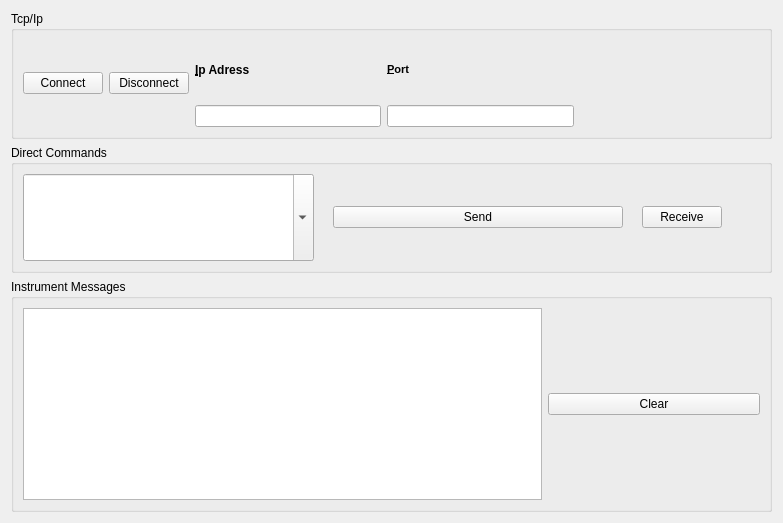
<?xml version="1.0" encoding="UTF-8"?>
<ui version="4.0">
 <class>SetupTab</class>
 <widget class="QWidget" name="SetupTab">
  <property name="geometry">
   <rect>
    <x>0</x>
    <y>0</y>
    <width>783</width>
    <height>523</height>
   </rect>
  </property>
  <property name="windowTitle">
   <string>Form</string>
  </property>
  <layout class="QVBoxLayout" name="verticalLayout">
   <item>
    <widget class="QGroupBox" name="gbTcIp">
     <property name="title">
      <string>Tcp/Ip</string>
     </property>
     <layout class="QHBoxLayout" name="loTcIpGroup">
      <item>
       <layout class="QHBoxLayout" name="loConnect">
        <item>
         <widget class="QPushButton" name="connectButton">
          <property name="text">
           <string>Connect</string>
          </property>
          <property name="icon">
           <iconset resource="../VfpResources.qrc">
            <normaloff>:/root/images/Images/icons8-connect-64.png</normaloff>:/root/images/Images/icons8-connect-64.png</iconset>
          </property>
         </widget>
        </item>
        <item>
         <widget class="QPushButton" name="disconnectButton">
          <property name="text">
           <string>Disconnect</string>
          </property>
          <property name="icon">
           <iconset resource="../VfpResources.qrc">
            <normaloff>:/root/images/Images/icons8-disconnected-64.png</normaloff>:/root/images/Images/icons8-disconnected-64.png</iconset>
          </property>
         </widget>
        </item>
       </layout>
      </item>
      <item>
       <layout class="QVBoxLayout" name="loAdress">
        <property name="topMargin">
         <number>0</number>
        </property>
        <property name="bottomMargin">
         <number>0</number>
        </property>
        <item>
         <widget class="QLabel" name="lbIpAdress">
          <property name="font">
           <font>
            <weight>75</weight>
            <bold>true</bold>
           </font>
          </property>
          <property name="text">
           <string>&amp;Ip Adress</string>
          </property>
          <property name="buddy">
           <cstring>editIpAdress</cstring>
          </property>
         </widget>
        </item>
        <item>
         <widget class="QLineEdit" name="editIpAdress"/>
        </item>
       </layout>
      </item>
      <item>
       <layout class="QVBoxLayout" name="loPort">
        <property name="topMargin">
         <number>0</number>
        </property>
        <property name="bottomMargin">
         <number>0</number>
        </property>
        <item>
         <widget class="QLabel" name="lbPort">
          <property name="font">
           <font>
            <pointsize>8</pointsize>
            <weight>75</weight>
            <bold>true</bold>
           </font>
          </property>
          <property name="text">
           <string>&amp;Port</string>
          </property>
          <property name="buddy">
           <cstring>editPort</cstring>
          </property>
         </widget>
        </item>
        <item>
         <widget class="QLineEdit" name="editPort"/>
        </item>
       </layout>
      </item>
      <item>
       <spacer name="horizontalSpacer">
        <property name="orientation">
         <enum>Qt::Horizontal</enum>
        </property>
        <property name="sizeHint" stdset="0">
         <size>
          <width>40</width>
          <height>20</height>
         </size>
        </property>
       </spacer>
      </item>
     </layout>
    </widget>
   </item>
   <item>
    <widget class="QGroupBox" name="gbDirectCommands">
     <property name="sizePolicy">
      <sizepolicy hsizetype="Expanding" vsizetype="Preferred">
       <horstretch>0</horstretch>
       <verstretch>0</verstretch>
      </sizepolicy>
     </property>
     <property name="title">
      <string>Direct Commands</string>
     </property>
     <layout class="QHBoxLayout" name="horizontalLayout">
      <item>
       <widget class="QComboBox" name="cmdCommandBox">
        <property name="sizePolicy">
         <sizepolicy hsizetype="Expanding" vsizetype="Preferred">
          <horstretch>0</horstretch>
          <verstretch>0</verstretch>
         </sizepolicy>
        </property>
        <property name="editable">
         <bool>true</bool>
        </property>
       </widget>
      </item>
      <item>
       <spacer name="horizontalSpacer_2">
        <property name="orientation">
         <enum>Qt::Horizontal</enum>
        </property>
        <property name="sizeType">
         <enum>QSizePolicy::Minimum</enum>
        </property>
        <property name="sizeHint" stdset="0">
         <size>
          <width>13</width>
          <height>20</height>
         </size>
        </property>
       </spacer>
      </item>
      <item>
       <widget class="QPushButton" name="sendButton">
        <property name="sizePolicy">
         <sizepolicy hsizetype="Expanding" vsizetype="Fixed">
          <horstretch>0</horstretch>
          <verstretch>0</verstretch>
         </sizepolicy>
        </property>
        <property name="text">
         <string>Send</string>
        </property>
        <property name="icon">
         <iconset resource="../VfpResources.qrc">
          <normaloff>:/Images/icons8-send-letter-100.png</normaloff>:/Images/icons8-send-letter-100.png</iconset>
        </property>
       </widget>
      </item>
      <item>
       <spacer name="horizontalSpacer_3">
        <property name="orientation">
         <enum>Qt::Horizontal</enum>
        </property>
        <property name="sizeType">
         <enum>QSizePolicy::Minimum</enum>
        </property>
        <property name="sizeHint" stdset="0">
         <size>
          <width>13</width>
          <height>20</height>
         </size>
        </property>
       </spacer>
      </item>
      <item>
       <widget class="QPushButton" name="receiveButton">
        <property name="text">
         <string>Receive</string>
        </property>
        <property name="icon">
         <iconset resource="../VfpResources.qrc">
          <normaloff>:/Images/icons8-info-128.png</normaloff>:/Images/icons8-info-128.png</iconset>
        </property>
       </widget>
      </item>
      <item>
       <spacer name="horizontalSpacer_4">
        <property name="orientation">
         <enum>Qt::Horizontal</enum>
        </property>
        <property name="sizeType">
         <enum>QSizePolicy::Fixed</enum>
        </property>
        <property name="sizeHint" stdset="0">
         <size>
          <width>38</width>
          <height>20</height>
         </size>
        </property>
       </spacer>
      </item>
     </layout>
    </widget>
   </item>
   <item>
    <widget class="QGroupBox" name="gbInstrumentBox">
     <property name="title">
      <string>Instrument Messages</string>
     </property>
     <layout class="QHBoxLayout" name="horizontalLayout_3">
      <item>
       <layout class="QHBoxLayout" name="horizontalLayout_2">
        <item alignment="Qt::AlignLeft|Qt::AlignTop">
         <widget class="QTextEdit" name="textInstrumentBox">
          <property name="enabled">
           <bool>true</bool>
          </property>
          <property name="sizePolicy">
           <sizepolicy hsizetype="Expanding" vsizetype="Expanding">
            <horstretch>0</horstretch>
            <verstretch>250</verstretch>
           </sizepolicy>
          </property>
          <property name="minimumSize">
           <size>
            <width>519</width>
            <height>0</height>
           </size>
          </property>
         </widget>
        </item>
        <item alignment="Qt::AlignVCenter">
         <widget class="QPushButton" name="btnClear">
          <property name="text">
           <string>Clear</string>
          </property>
          <property name="icon">
           <iconset resource="../VfpResources.qrc">
            <normaloff>:/Images/icons8-eraser-64.png</normaloff>:/Images/icons8-eraser-64.png</iconset>
          </property>
         </widget>
        </item>
       </layout>
      </item>
     </layout>
    </widget>
   </item>
  </layout>
 </widget>
 <resources>
  <include location="../VfpResources.qrc"/>
 </resources>
 <connections/>
</ui>
